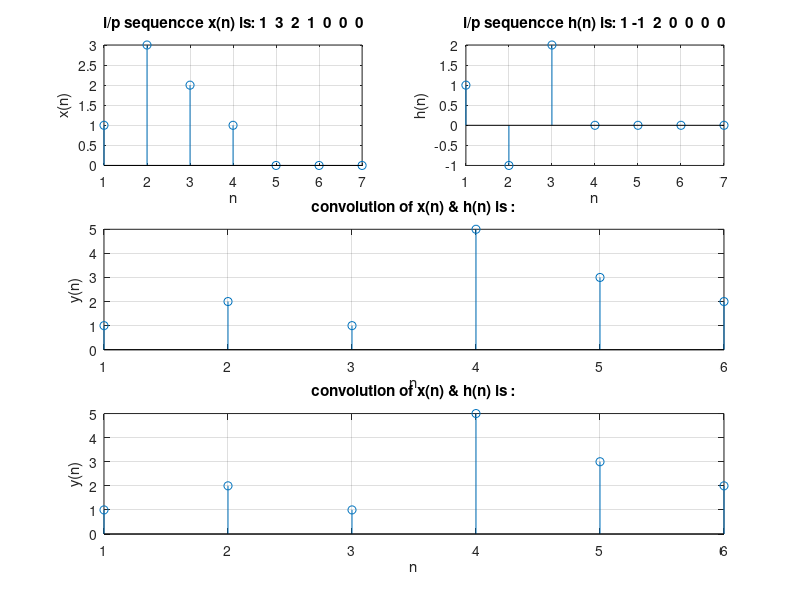

Write MATLAB code to recreate this figure.
% Linear convolution program

clc;
clear all;
close all;
disp('linear convolution program');

x=[1,3,2,1];
%x=input('Enter x(n) : ');
m=length(x);
h=[1,-1,2];
%h=input('Enter h(n) : ');
n=length(h);

x=[x,zeros(1,n)];
subplot(3,2,1), stem(x);
title(['i/p sequencce x(n) is: ', num2str(x)]);
xlabel('n');
ylabel('x(n)');grid;

h=[h,zeros(1,m)];
subplot(3,2,2), stem(h);
title(['i/p sequencce h(n) is: ', num2str(h)]);
xlabel('n');
ylabel('h(n)');grid;

disp('convolution of x(n) & h(n) is y(n):');
y=zeros(1,m+n-1);

for i=1:m+n-1
            y(i)=0;
            for j=1:m+n-1
                        if(j<i+1)
                                    y(i)=y(i)+x(j)*h(i-j+1);
                        end
            end
end


subplot(3,2,[3,4]),stem(y);
title('convolution of x(n) & h(n) is :');
xlabel('n');
ylabel('y(n)');grid;

c= conv(x,h);
subplot(3,2,[5,6]),stem(y);
title('convolution of x(n) & h(n) is :');
xlabel('n');
ylabel('y(n)');grid;



disp(x)
disp(h)
disp(y)
disp(c);
